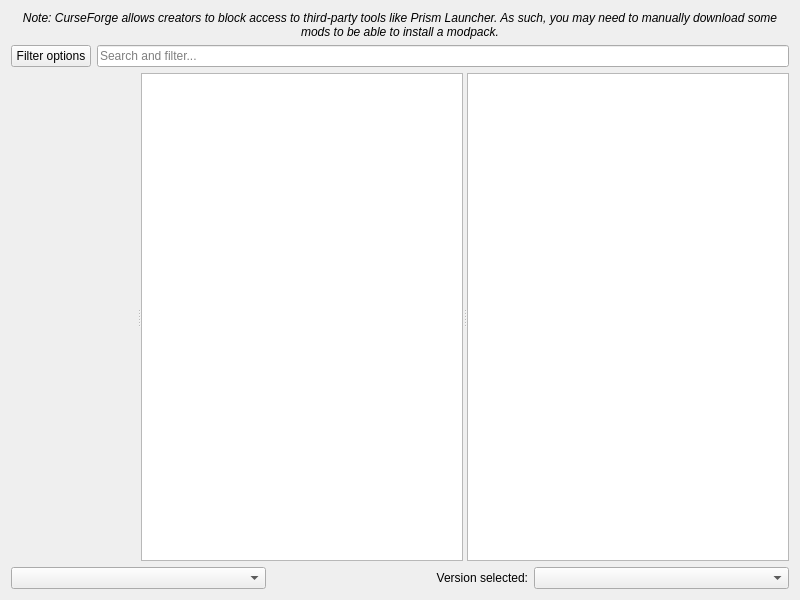
<?xml version="1.0" encoding="UTF-8"?>
<ui version="4.0">
 <class>FlamePage</class>
 <widget class="QWidget" name="FlamePage">
  <property name="geometry">
   <rect>
    <x>0</x>
    <y>0</y>
    <width>800</width>
    <height>600</height>
   </rect>
  </property>
  <layout class="QVBoxLayout" name="verticalLayout">
   <item>
    <widget class="QLabel" name="label_2">
     <property name="font">
      <font>
       <italic>true</italic>
      </font>
     </property>
     <property name="text">
      <string>Note: CurseForge allows creators to block access to third-party tools like Prism Launcher. As such, you may need to manually download some mods to be able to install a modpack.</string>
     </property>
     <property name="alignment">
      <set>Qt::AlignCenter</set>
     </property>
     <property name="wordWrap">
      <bool>true</bool>
     </property>
    </widget>
   </item>
   <item>
    <layout class="QHBoxLayout" name="horizontalLayout">
     <item>
      <widget class="QPushButton" name="filterButton">
       <property name="text">
        <string>Filter options</string>
       </property>
      </widget>
     </item>
     <item>
      <widget class="QLineEdit" name="searchEdit">
       <property name="placeholderText">
        <string>Search and filter...</string>
       </property>
      </widget>
     </item>
    </layout>
   </item>
   <item>
    <widget class="QSplitter" name="splitter">
     <property name="sizePolicy">
      <sizepolicy hsizetype="Expanding" vsizetype="Expanding">
       <horstretch>0</horstretch>
       <verstretch>0</verstretch>
      </sizepolicy>
     </property>
     <property name="orientation">
      <enum>Qt::Horizontal</enum>
     </property>
     <widget class="QWidget" name="widget" native="true"/>
     <widget class="QListView" name="packView">
      <property name="horizontalScrollBarPolicy">
       <enum>Qt::ScrollBarAlwaysOff</enum>
      </property>
      <property name="alternatingRowColors">
       <bool>true</bool>
      </property>
      <property name="iconSize">
       <size>
        <width>48</width>
        <height>48</height>
       </size>
      </property>
     </widget>
     <widget class="ProjectDescriptionPage" name="packDescription">
      <property name="openExternalLinks">
       <bool>true</bool>
      </property>
      <property name="openLinks">
       <bool>true</bool>
      </property>
     </widget>
    </widget>
   </item>
   <item>
    <layout class="QHBoxLayout">
     <item>
      <widget class="QComboBox" name="sortByBox"/>
     </item>
     <item>
      <widget class="QLabel" name="label">
       <property name="text">
        <string>Version selected:</string>
       </property>
       <property name="alignment">
        <set>Qt::AlignRight|Qt::AlignTrailing|Qt::AlignVCenter</set>
       </property>
      </widget>
     </item>
     <item>
      <widget class="QComboBox" name="versionSelectionBox"/>
     </item>
    </layout>
   </item>
  </layout>
 </widget>
 <customwidgets>
  <customwidget>
   <class>ProjectDescriptionPage</class>
   <extends>QTextBrowser</extends>
   <header>ui/widgets/ProjectDescriptionPage.h</header>
  </customwidget>
 </customwidgets>
 <tabstops>
  <tabstop>packView</tabstop>
  <tabstop>packDescription</tabstop>
  <tabstop>sortByBox</tabstop>
  <tabstop>versionSelectionBox</tabstop>
 </tabstops>
 <resources/>
 <connections/>
</ui>
